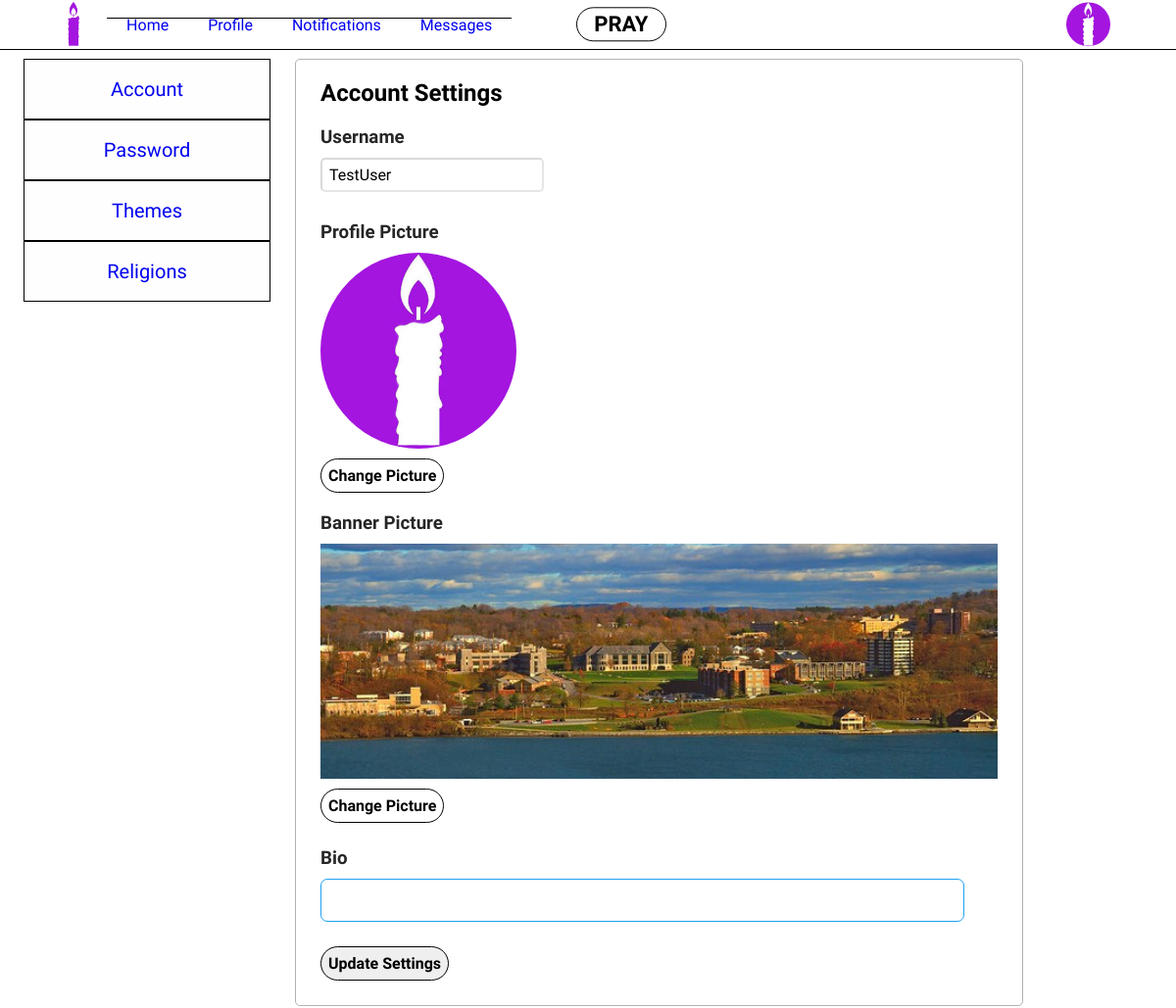
Page /settings-account.php (signed in) on the committed database.
### tables this page shows
CREATE TABLE Users(
    userid INT(10) PRIMARY KEY AUTO_INCREMENT,
    fname VARCHAR(20),
    lname VARCHAR(20),
    username VARCHAR(12),
    user_password VARCHAR(15),
    bio TEXT,
    zipCode INT(10),
    Primary_religion INT(10),
    theme VARCHAR(20),
    email VARCHAR(30),
    phone_number VARCHAR(15),
    pPicture VARCHAR(20),
    bPicture VARCHAR(20),
    securityquest VARCHAR(100),
    securityAnswer VARCHAR(20),
    dateLastMaint DATETIME DEFAULT CURRENT_TIMESTAMP,
    dateAdded DATETIME DEFAULT CURRENT_TIMESTAMP,
    CONSTRAINT FK_Users_Religions FOREIGN KEY (Primary_religion) REFERENCES Religions (relid)
);

### config/functions.php (called while the page is built, shortened)
<?php
    function getRoot(){
        $root = ROOT_DIR;
        $root = str_replace("\\", "/", $root);
        $root = str_replace('/config', '',$root);
        $pageroot = getcwd() ."/";
        $pageroot = str_replace("\\", "/", $pageroot);
        $root = str_replace($root."/", '' , $pageroot);
        $root = preg_replace("#(/.*?).*?(/)#", '/../', "/".$root);
        $root = substr($root, 1);
        return $root;
    }
?>

### Database/mydb.php (called while the page is built, shortened)
<?php
Class mydb {
    protected $conn;
    Public function __construct($con){
        $this->conn = $con;
    }
    function FetchQuery($query){
        $arrayresult = [];
        if($queryresult = mysqli_query($this->conn, $query)){
            while ($row = mysqli_fetch_assoc($queryresult)){
                $arrayresult[] = $row;
            }
            return $arrayresult;
        }else{
            echo"</br></br></br>";
            die(mysqli_error($this->conn) ."</br>".$query);
        }
    }
}
?>

### config/permissions.php (called while the page is built, shortened)
<?php
    $id =  isset($id) ? $id : $_SESSION['userId'];
    $usersettings = isLoggedIn($id, $db);
    function isLoggedIn($id, $db){
        $SETTINGS['username'] = '';
        $SETTINGS['firstname'] = '';
        $SETTINGS['lastname'] = '';
        $SETTINGS['password'] = '';
        if($_SESSION['userId'] != ''){
            $userquery = "SELECT *
                          FROM USERS
                          WHERE userid = $id";
            $userresult = $db->FetchQuery($userquery);
            $SETTINGS['username'] = $userresult[0]['username'];
            $SETTINGS['firstname'] = $userresult[0]['fname'];
            $SETTINGS['lastname'] = $userresult[0]['lname'];
            $SETTINGS['password'] = $userresult[0]['user_password'];
            return $SETTINGS;
        }
    }
?>

### config/ApplicationTop.php (called while the page is built, shortened)
<?php
    include 'dbconfig.php';
    include 'functions.php';
    include getRoot().'config/permissions.php';
    include getRoot().'Classes/createheader.php';
    include getRoot().'Classes/createFooter.php';
?>

### settings-account.php (the view, shortened to what this page needs)
<?php
    require 'config/ApplicationTop.php';
    include 'Classes/createUserSettings.php';
    $menus = [
        [
            'name'=>'Home',
            'link'=>'index.php',
            'active'=>''
        ],
        [
            'name'=>'Profile',
            'link'=>'profile.php',
            'active'=>''
        ],
        [
            'name'=>'Notifications',
            'link'=>'notifications.php',
            'active'=>''
        ],
        [
            'name'=>'Messages',
            'link'=>'messages.php',
            'active'=>''
        ]
    ];
    $header = new Header($db, $menus, $title, $css);
    $header->ShowUserMenu($id);
    $header->displayHeader();
    $userinfoquery = "SELECT * FROM USERS where userid = $id";
    $userinfo = $db->fetchQuery($userinfoquery);
    ?>
<section class='index-body' id='body'>
    <div class='account-settings-box'>
        <h1>Account Settings</h1>
        <form method='post' action='php/updateAccountSettings.php' enctype='multipart/form-data'>
            <h3 class='settings-header'>Username</h3><input type='text' name='username' value=<?php echo $userinfo[0]['username'] ?>>
            <h3 class='settings-header'>Profile Picture</h3>
                <div id='profile-prev'>
                    <img src='<?php echo getRoot()."images/Users/".$id."/Profile/".$userinfo[0]['pPicture']?> ' id='profile-preview'>
                </div>
                <label for="profile">Change Picture</label>
            <h3 class='settings-header'>Banner Picture</h3>
                <div id='banner-prev'>
                    <img src='<?php echo getRoot()."images/Users/".$id."/Banner/".$userinfo[0]['bPicture']?> ' id='banner-preview'>
                </div>
                <label for="banner">Change Picture</label>
                <div class='account-bio'>
                <h3 class='settings-header'>Bio</h3><textarea name='bio' onkeyup='auto_grow(this)' value=''><?php echo $userinfo[0]['bio']?></textarea>
                </div>
                <div class='update-button'>
                    <button type='submit' name='update' id='update-settings'>Update Settings</button>
                </div>
        </form>
    </div>

### Classes/createheader.php (shortened to what this page needs)
<?php
    class Header{
        protected $db;
        protected $menus;
        protected $loggedIn;
        protected $userid;
        protected $title;
        protected $css;
        protected $profpic;
        Public function __construct($db,$menus,$title,$css){
            $this->db = $db;
            $this->menus = $menus;
            $this->title = $title;
            $this->css = $css;
        }
        function showUserMenu($id, $bool = 1){
            $this->loggedIn = $bool;
            $this->userid = $id;
            $this->getUserInfo();
        }
        function displayHeader(){
            $this->createTitle();
            echo "
                  <section class='header'>
                  <div class='header-box'>
                  <ul class='logo-box'>
                      <li class='logo-li'>
                          <a href='index.php'><img class='logo' src='".getRoot()."images/icons/favicon.png'></a>
                      </li>
                  </ul>
                  <ul class='header-link-box'>";
            foreach($this->menus as $i){
                echo "<li class='header-link ".$i['active']."'>
                        <a href='".$i['link']."'>".$i['name']."</a>
                      </li>";
            }
            echo "</ul>";
            if($this->loggedIn == 1){
                echo "
                <ul class='header-profile-pic'>
                    <li id='sort-compose'>
                        <div id='startprayer' onclick='ShowCompose()'>PRAY</div>
                    </li>
                    <li id='header-profile-pic-link' onclick='ShowMenu()'>
                        <img class='index-profile-pic' src='".getRoot()."images/Users/".$this->userid."/Profile/".$this->profpic."'>
                    </li>
                </ul>";
            }
            echo "</div></section>";
        }
        function createTitle(){
           echo "<html>
                    <head>
                        <title>".$this->title."</title>
                        <link rel='shortcut icon' href='images/icons/favicon.png'>
                        <meta name='viewport' content='width=device-width, initial-scale=1.0'>
                        <link href='https://fonts.googleapis.com/css?family=Work Sans' rel='stylesheet'>
                    </head>
                    <body>";
            $this->addcss();
        }
        function addcss(){
            foreach($this->css as $i){
                echo "<link rel='stylesheet' type='text/css' href='".$i["src"]."'>";
                continue;
            }
        }
        function getUserInfo(){
            $query = "SELECT * FROM USERS WHERE userid = '$this->userid'";
            $result = $this->db->fetchQuery($query);
            $this->profpic = $result[0]['pPicture'];
        }
    }
?>

### rows in the picture
users: pPicture (picture), username "TestUser", bPicture (picture)

### other values in the picture
$i['name'] "Home"
$i['name'] "Profile"
$i['name'] "Notifications"
$i['name'] "Messages"
$i['name'] "Account"
$i['name'] "Password"
$i['name'] "Themes"
$i['name'] "Religions"
